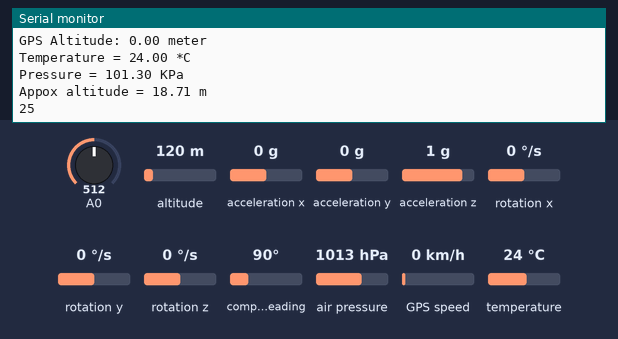
Simulated run of this sketch. Board: Arduino Uno, built with avr-gcc and run on an emulated ATmega328P. Parts: the last lines printed to the serial monitor. Inputs (shaded band) come from the test bench; at power-on: altitude 120 m, rotation x 0 °/s, A0 = 512, acceleration x 0 g, acceleration y 0 g, acceleration z 1 g, rotation y 0 °/s, rotation z 0 °/s, compass heading 90°, air pressure 1013 hPa, GPS speed 0 km/h, temperature 24 °C. The GPS gets a fix after 3 s at 37.7749, -122.4194 with 8 satellites; no radio packets arrive unless stated.

Above: at 3.2 s.
3.3 s: altitude set to 20 m
4.8 s: rotation x set to 100 °/s
9.3 s: A0 set to 716
At 10.1 s:
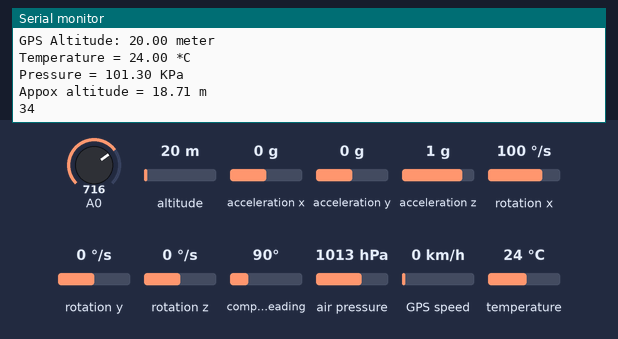
10.8 s: acceleration x set to -1.4 g
12.3 s: A0 set to 306
At 13.6 s:
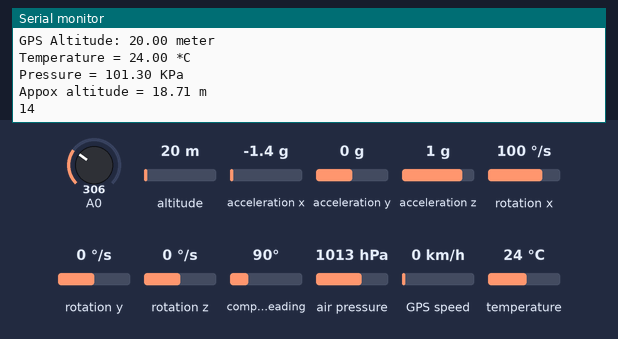
13.8 s: acceleration y set to -1.4 g
Timing chart, 0 to 16.3 s (numbered marks = the images above; inputs shaded):
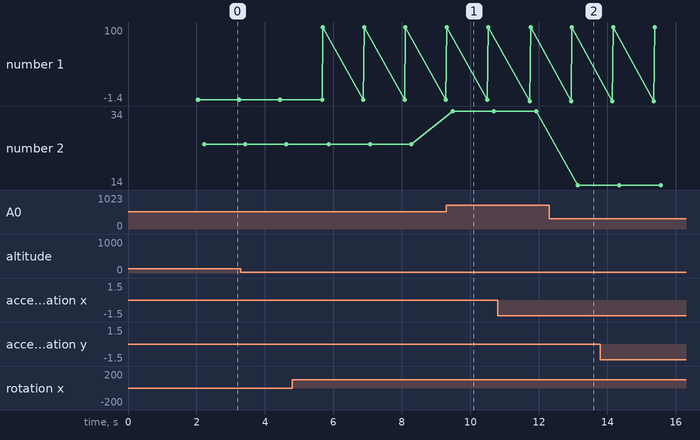

Measured:
- after the input at 9.3 s, the serial monitor: prints a new line after 0.18 s (image 1)
- after the input at 12.3 s, the serial monitor: prints a new line after 0.84 s (image 2)
- plotted number 2: 25 → 34 after the input at 9.3 s, 34 → 14 after the input at 12.3 s

The sketch:

GPS___BMP___LORA_mpu__uv_test.ino
```cpp
#include <TinyGPS++.h>
#include <SoftwareSerial.h>
#include <SPI.h>
#include <LoRa.h>
#include <Wire.h>
#include <Adafruit_BMP280.h>
#include <MPU6050_light.h>


Adafruit_BMP280 bmp;

MPU6050 mpu(Wire);


static const int RX = 4, TX = 3;
static const uint32_t GPSBaud = 9600;

TinyGPSPlus gps;

SoftwareSerial ss(RX, TX);

void setup()
{
  Serial.begin(9600);
  ss.begin(GPSBaud);
  bmp.begin();
  LoRa.begin(433E6);

  Wire.begin();
  mpu.begin();
  delay(1000);
  mpu.calcOffsets(true,true);

}

void loop()
{


   dataprint();
   lorradata();
   uvsensor();


    smartDelay(1000);

}

void dataprint(){
  //block for gps, bmp280 and mpu serial print
    mpu.update();
    Serial.println(F("ACCELERO"));
    Serial.print(mpu.getAccX());
    Serial.print(",");
    Serial.print(mpu.getAccY());
    Serial.print(",");
    Serial.println(mpu.getAccZ());

    Serial.println(F("GYRO"));
    Serial.print(mpu.getGyroX());
    Serial.print(",");
    Serial.print(mpu.getGyroY());
    Serial.print(",");
    Serial.println(mpu.getGyroZ());


    Serial.print("Latitude: ");
    Serial.print(gps.location.lat(),6);
    Serial.println();

    Serial.print("Longitude: ");
    Serial.print(gps.location.lng(),6);
    Serial.println();

    Serial.print("GPS Altitude: ");
    Serial.print(gps.altitude.meters());
    Serial.println(" meter");

    Serial.print(F("Temperature = "));
    Serial.print(bmp.readTemperature());
    Serial.println(" *C");

    Serial.print(F("Pressure = "));
    Serial.print(bmp.readPressure()/1000);
    Serial.println(" KPa");

    Serial.print(F("Appox altitude = "));
    Serial.print(bmp.readAltitude(1015.25));
    Serial.print(" m");

    Serial.println();


  }

   void lorradata(){

    //block of code for lora transmission of gps, bmp280 and mpu sensor data
    LoRa.beginPacket();

    LoRa.print("/*");
    LoRa.print(gps.location.lat(), 6);
    LoRa.print(",");
    LoRa.print(gps.location.lng(), 6);
    LoRa.print(",");
    LoRa.print(gps.altitude.meters(), 3);
    LoRa.print(",");
    LoRa.print(bmp.readTemperature());
    LoRa.print(",");
    LoRa.print(bmp.readPressure()/1000);
    LoRa.print(",");
    LoRa.print(bmp.readAltitude(1015.25));
    LoRa.print(",");
    LoRa.print(mpu.getAccX());
    LoRa.print(",");
    LoRa.print(mpu.getAccY());
    LoRa.print(",");
    LoRa.print(mpu.getAccZ());
    LoRa.print(",");
    LoRa.print(mpu.getGyroX());
    LoRa.print(",");
    LoRa.print(mpu.getGyroY());
    LoRa.print(",");
    LoRa.print(mpu.getGyroZ());
    LoRa.print(",");
    LoRa.print((analogRead(A0)/1024*5.0));

    LoRa.println("*/");


    LoRa.endPacket();
   }


 void uvsensor(){

  float sensorVoltage;
  float sensorValue;
  int UV_index;
  String quality ="";
  sensorValue = analogRead(A0);
  sensorVoltage = sensorValue/1024*5.0;
  UV_index= sensorVoltage/0.1;
  Serial.println(UV_index);


}

static void smartDelay(unsigned long ms)
{
  unsigned long start = millis();
  do
  {
    while (ss.available())
      gps.encode(ss.read());
  } while (millis() - start < ms);
}
```
